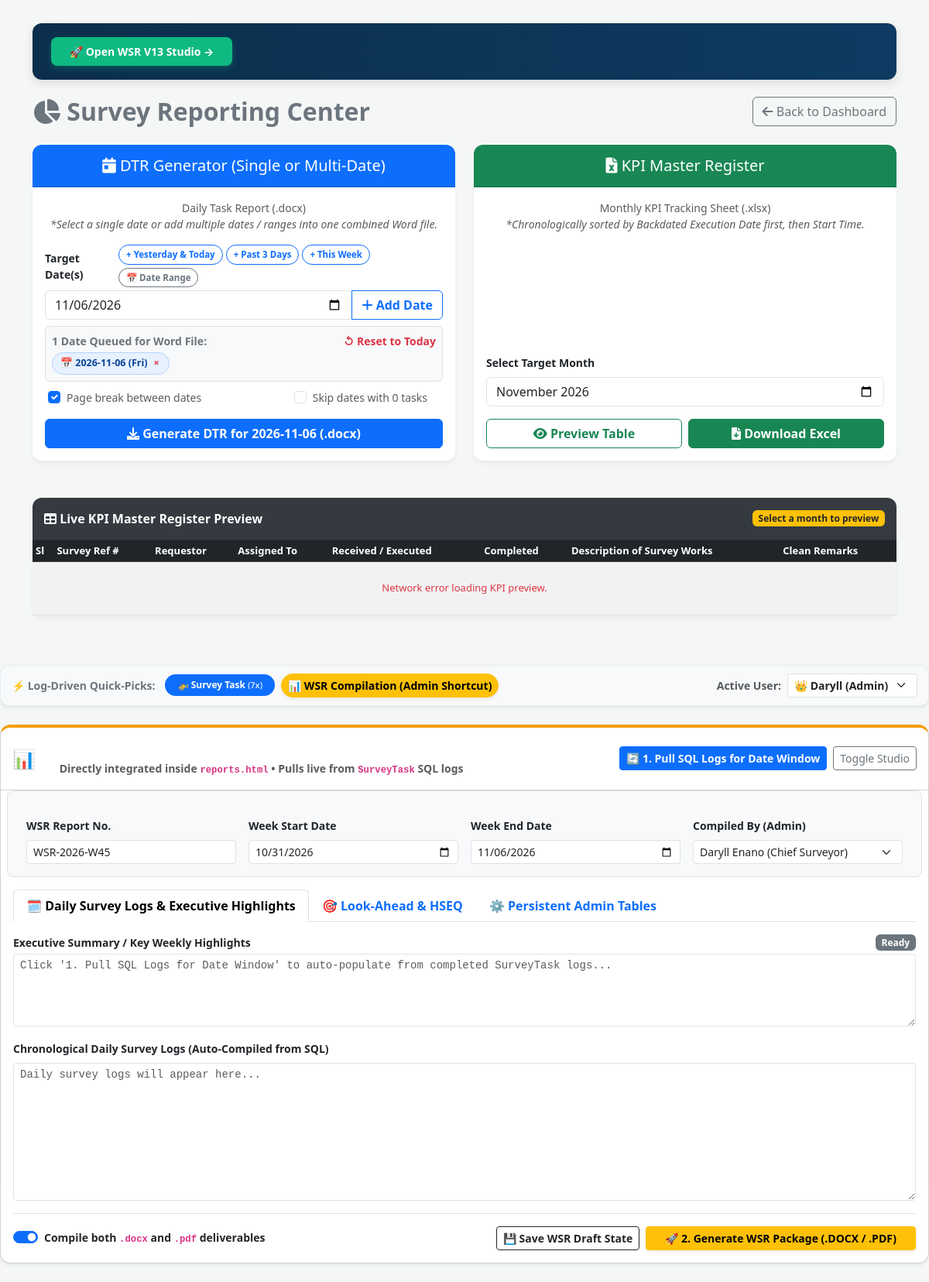
The app's page /reports (signed in), older data.
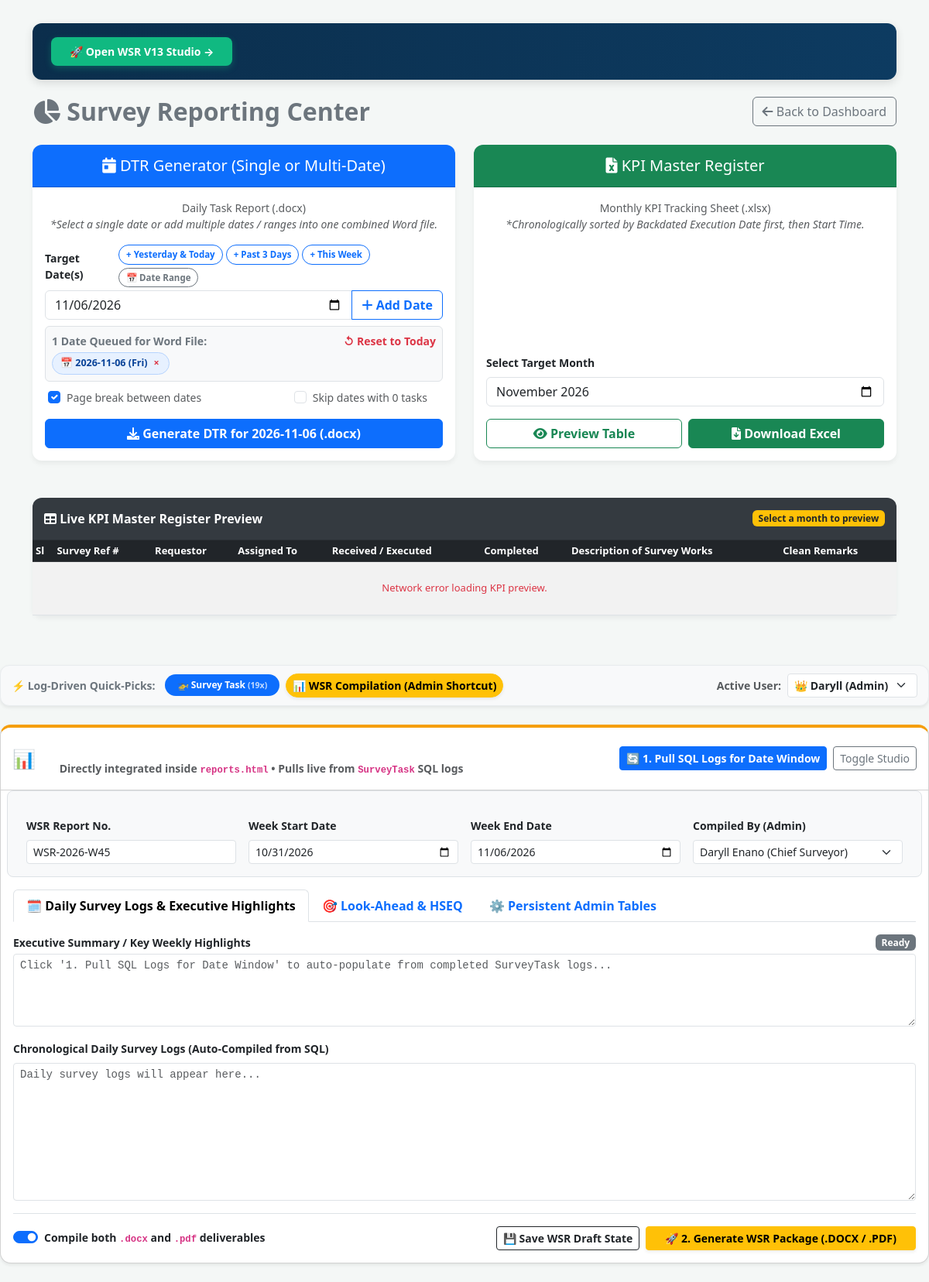
The same page, newer data.
### app.py (models this page shows)
class SurveyTask(db.Model):
    id = db.Column(db.Integer, primary_key=True)
    surveyor_name = db.Column(db.String(100), nullable=False)
    assigned_to = db.Column(db.String(100), nullable=True)
    requestor = db.Column(db.String(100), nullable=True)
    command_verb = db.Column(db.String(50), default="PERFORM")
    task_category = db.Column(db.String(100), nullable=True)
    instrument = db.Column(db.String(100), nullable=True)
    action_required = db.Column(db.String(100), nullable=True)
    area = db.Column(db.String(100), nullable=False)
    location = db.Column(db.String(100), nullable=True)
    sub_location = db.Column(db.String(100), nullable=True)
    work_scope = db.Column(db.String(100), nullable=False)
    remarks = db.Column(db.Text, nullable=True)
    deliverable_link = db.Column(db.String(500), nullable=True)
    reference_links = db.Column(db.Text, nullable=True)
    status = db.Column(db.String(30), default="Open")
    is_urgent = db.Column(db.Boolean, default=False)
    priority = db.Column(db.Integer, default=99)
    start_time = db.Column(db.DateTime, default=datetime.utcnow)
    execution_date = db.Column(db.Date, nullable=True)
    end_time = db.Column(db.DateTime, nullable=True)

### app.py (the view)
@app.route('/reports')
@login_required
def reports():
    return render_template('reports.html')

### app.py (called while the page is built)
@app.after_request
def log_user_usage(response):
    try:
        if current_user.is_authenticated and request.endpoint:
            ignored = {'static', 'api_preview_kpi'}
            if request.endpoint not in ignored and not request.path.startswith('/static'):
                log_entry = UserActivityLog(
                    user_id=current_user.id,
                    user_name=current_user.name,
                    endpoint=request.endpoint,
                    path=request.path[:195],
                    method=request.method
                )
                db.session.add(log_entry)
                db.session.commit()
    except Exception:
        db.session.rollback()
    return response

@login_manager.user_loader
def load_user(user_id):
    return User.query.get(int(user_id))

### templates/reports.html (shortened to what the changed rows need)
<!DOCTYPE html>
<html lang="en">
<head>
    <link href="https://cdn.jsdelivr.net/npm/bootstrap@5.3.0/dist/css/bootstrap.min.css" rel="stylesheet">
    <link href="https://cdnjs.cloudflare.com/ajax/libs/font-awesome/6.0.0/css/all.min.css" rel="stylesheet">
</head>
<body>
<div class="container pb-5">
    <div class="d-flex justify-content-between align-items-center mb-4 flex-wrap gap-2">
        <h2 class="fw-bold text-secondary mb-0"><i class="fas fa-chart-pie"></i> Survey Reporting Center</h2>
    </div>
    <div class="card wizard-card">
        <div class="card-body p-0">
            <div class="table-responsive" style="max-height: 450px; overflow-y: auto;">
                <table class="table table-striped table-hover table-sm mb-0" style="font-size: 13px;">
                    <thead class="table-dark" style="position: sticky; top: 0;">
                        <tr>
                            <th>Sl</th>
                            <th>Survey Ref #</th>
                            <th>Requestor</th>
                            <th>Assigned To</th>
                            <th>Received / Executed</th>
                            <th>Completed</th>
                            <th>Description of Survey Works</th>
                            <th>Clean Remarks</th>
                        </tr>
                    </thead>
                </table>
            </div>
        </div>
    </div>
</div>
<div class="qp-chip-bar d-flex flex-wrap justify-content-between align-items-center gap-2 my-3 shadow-sm">
  <div class="d-flex flex-wrap align-items-center gap-2" id="reportsQuickPickList">
    <span class="small fw-bold text-secondary me-1">⚡ Log-Driven Quick-Picks:</span>
    {% for chip in quick_picks %}
      {% if chip.is_admin_wsr %}
        <button type="button"
                class="btn btn-sm btn-warning fw-bold rounded-pill shadow-sm"
                onclick="openWsrStudioAndPull()">
          {{ chip.label }} (Admin Shortcut)
        </button>
      {% else %}
        <span class="badge bg-{{ chip.style | default('secondary') }} rounded-pill px-3 py-2">
          {{ chip.label }}
          {% if chip.score %}<small class="opacity-75">({{ chip.score }}x)</small>{% endif %}
        </span>
      {% endif %}
    {% endfor %}
  </div>
</div>
</body>
</html>

Row changes from the older to the newer data that the page shows:
no longer on this page (row unchanged): SurveyTask: label "🚁 Survey Task", score "7"
added SurveyTask: label "🚁 Survey Task", score "19"
